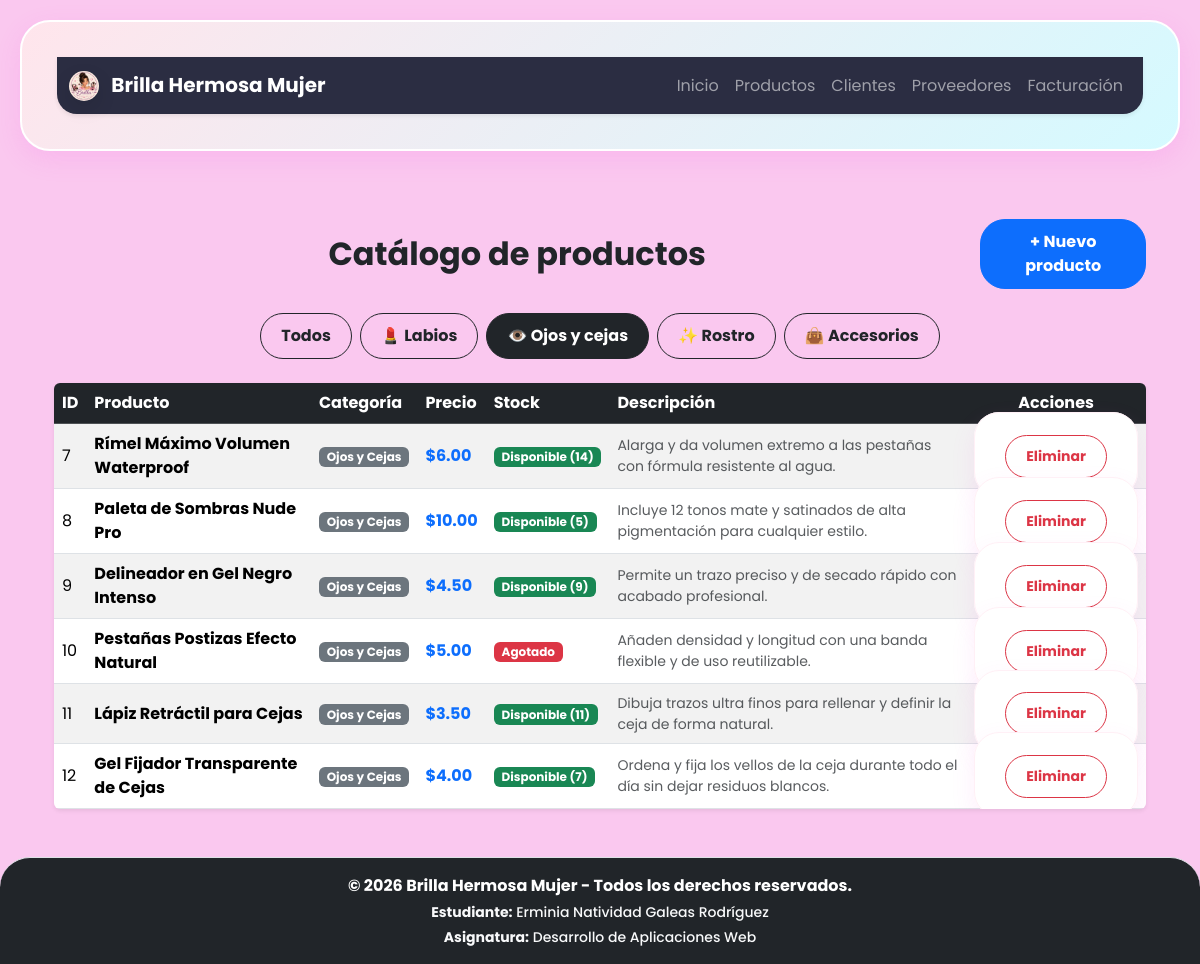
Page /productos?categoria=Ojos+y+Cejas on the committed database.
### tables this page shows
CREATE TABLE productos (
            id INTEGER PRIMARY KEY AUTOINCREMENT,
            nombre TEXT NOT NULL,
            precio REAL NOT NULL,
            stock INTEGER NOT NULL,
            categoria TEXT NOT NULL,
            descripcion TEXT NOT NULL,
            imagen TEXT DEFAULT 'img/Maquillaje.png'
        );

### app.py (the view)
@app.route('/productos')
def productos():
    cat_seleccionada = request.args.get('categoria', 'Todos')
    conn = obtener_conexion_db()
    cursor = conn.cursor()
    if cat_seleccionada != 'Todos':
        cursor.execute('SELECT * FROM productos WHERE categoria = ?', (cat_seleccionada,))
    else:
        cursor.execute('SELECT * FROM productos')
    productos_db = cursor.fetchall()
    conn.close()
    return render_template('productos.html', productos=productos_db, cat_seleccionada=cat_seleccionada)

### app.py (called while the page is built)
def obtener_conexion_db():
    conn = sqlite3.connect(DB_PATH)
    conn.row_factory = sqlite3.Row
    return conn

### templates/productos.html (shortened to what this page needs)
{% extends "base.html" %}
{% block content %}
<section class="container my-4">
    <div class="d-flex justify-content-between align-items-center mb-4">
        <h2 class="fw-bold text-dark mb-0">Catálogo de productos</h2>
        <a href="{{ url_for('formulario_producto') }}" class="btn btn-primary fw-bold">+ Nuevo producto</a>
    </div>
    <div class="mb-4 d-flex flex-wrap gap-2 justify-content-center">
        <a href="{{ url_for('productos', categoria='Todos') }}"
           class="btn {{ 'btn-dark' if cat_seleccionada == 'Todos' else 'btn-outline-dark' }}">
            Todos
        </a>
        <a href="{{ url_for('productos', categoria='Labios') }}"
           class="btn {{ 'btn-dark' if cat_seleccionada == 'Labios' else 'btn-outline-dark' }}">
            💄 Labios
        </a>
        <a href="{{ url_for('productos', categoria='Ojos y Cejas') }}"
           class="btn {{ 'btn-dark' if cat_seleccionada == 'Ojos y Cejas' else 'btn-outline-dark' }}">
            👁️ Ojos y cejas
        </a>
        <a href="{{ url_for('productos', categoria='Rostro') }}"
           class="btn {{ 'btn-dark' if cat_seleccionada == 'Rostro' else 'btn-outline-dark' }}">
            ✨ Rostro
        </a>
        <a href="{{ url_for('productos', categoria='Accesorios') }}"
           class="btn {{ 'btn-dark' if cat_seleccionada == 'Accesorios' else 'btn-outline-dark' }}">
            👜 Accesorios
        </a>
    </div>
    <div class="table-responsive shadow-sm rounded">
        <table class="table table-striped table-hover align-middle mb-0">
            <thead class="table-dark">
                <tr>
                    <th>ID</th>
                    <th>Producto</th>
                    <th>Categoría</th>
                    <th>Precio</th>
                    <th>Stock</th>
                    <th>Descripción</th>
                    <th class="text-center">Acciones</th>
                </tr>
            </thead>
            <tbody>
                {% for producto in productos %}
                <tr>
                    <td>{{ producto['id'] }}</td>
                    <td class="fw-bold">{{ producto['nombre'] }}</td>
                    <td><span class="badge bg-secondary">{{ producto['categoria'] }}</span></td>
                    <td class="text-primary fw-bold">${{ "%.2f"|format(producto['precio']) }}</td>
                    <td>
                        {% if producto['stock'] > 0 %}
                            <span class="badge bg-success">Disponible ({{ producto['stock'] }})</span>
                        {% else %}
                            <span class="badge bg-danger">Agotado</span>
                        {% endif %}
                    </td>
                    <td class="small text-muted">{{ producto['descripcion'] }}</td>
                    <td class="text-center">
                        <form action="{{ url_for('eliminar_producto', producto_id=producto['id']) }}" method="POST" style="display:inline;">
                            <button type="submit" class="btn btn-sm btn-outline-danger fw-bold" onclick="return confirm('¿Desea eliminar este producto?')">
                                Eliminar
                            </button>
                        </form>
                    </td>
                </tr>
                {% else %}
                <tr>
                    <td colspan="7" class="text-center py-4 text-muted">No hay productos registrados en esta categoría.</td>
                </tr>
                {% endfor %}
            </tbody>
        </table>
    </div>
</section>
{% endblock %}

### static/css/style.css (style rules this page uses)
* { scroll-behavior: smooth; }
body { background-color: #fac2eee5; font-family: 'Poppins', Arial, sans-serif; color: #4a4a4a; }
h2 { color: #4a154b; font-weight: bold; text-align: center; width: 100%; margin-bottom: 20px; }
form { background: white; padding: 30px; border-radius: 25px; box-shadow: 0 10px 25px rgba(247, 85, 225, 0.1); border: 1px solid #fff0f6; }
.btn { border-radius: 25px; font-weight: bold; padding: 10px 20px; transition: all 0.3s ease; }

### rows in the picture
productos: id "7", nombre "Rímel Máximo Volumen Waterproof", categoria "Ojos y Cejas", precio "6.00", stock "14", descripcion "Alarga y da volumen extremo a las pestañas con fórmula resistente al agua."
productos: id "8", nombre "Paleta de Sombras Nude Pro", categoria "Ojos y Cejas", precio "10.00", stock "5", descripcion "Incluye 12 tonos mate y satinados de alta pigmentación para cualquier estilo."
productos: id "9", nombre "Delineador en Gel Negro Intenso", categoria "Ojos y Cejas", precio "4.50", stock "9", descripcion "Permite un trazo preciso y de secado rápido con acabado profesional."
productos: id "10", nombre "Pestañas Postizas Efecto Natural", categoria "Ojos y Cejas", precio "5.00", stock "Agotado", descripcion "Añaden densidad y longitud con una banda flexible y de uso reutilizable."
productos: id "11", nombre "Lápiz Retráctil para Cejas", categoria "Ojos y Cejas", precio "3.50", stock "11", descripcion "Dibuja trazos ultra finos para rellenar y definir la ceja de forma natural."
productos: id "12", nombre "Gel Fijador Transparente de Cejas", categoria "Ojos y Cejas", precio "4.00", stock "7", descripcion "Ordena y fija los vellos de la ceja durante todo el día sin dejar residuos blancos."
